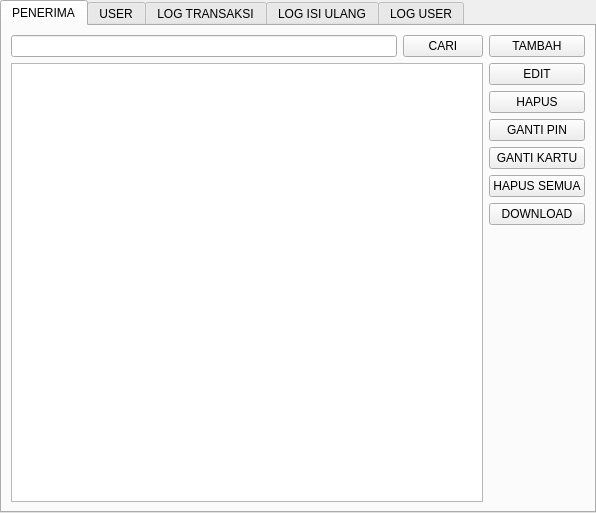
<?xml version="1.0" encoding="UTF-8"?>
<ui version="4.0">
 <class>TabWidget</class>
 <widget class="QTabWidget" name="TabWidget">
  <property name="geometry">
   <rect>
    <x>0</x>
    <y>0</y>
    <width>596</width>
    <height>513</height>
   </rect>
  </property>
  <property name="windowTitle">
   <string>ADMIN ATM BERAS</string>
  </property>
  <property name="currentIndex">
   <number>0</number>
  </property>
  <widget class="QWidget" name="tab">
   <attribute name="title">
    <string>PENERIMA</string>
   </attribute>
   <layout class="QHBoxLayout" name="horizontalLayout_5">
    <item>
     <layout class="QVBoxLayout" name="verticalLayout_4">
      <item>
       <layout class="QHBoxLayout" name="horizontalLayout">
        <item>
         <widget class="QLineEdit" name="cari"/>
        </item>
        <item>
         <widget class="QPushButton" name="cari_warga">
          <property name="text">
           <string>CARI</string>
          </property>
         </widget>
        </item>
       </layout>
      </item>
      <item>
       <widget class="QTableWidget" name="nasabah_list"/>
      </item>
     </layout>
    </item>
    <item>
     <layout class="QVBoxLayout" name="verticalLayout_2">
      <item>
       <widget class="QPushButton" name="tambah_warga_btn">
        <property name="text">
         <string>TAMBAH</string>
        </property>
       </widget>
      </item>
      <item>
       <widget class="QPushButton" name="edit_warga_btn">
        <property name="text">
         <string>EDIT</string>
        </property>
       </widget>
      </item>
      <item>
       <widget class="QPushButton" name="hapus_warga_btn">
        <property name="text">
         <string>HAPUS</string>
        </property>
       </widget>
      </item>
      <item>
       <widget class="QPushButton" name="ganti_pin">
        <property name="text">
         <string>GANTI PIN</string>
        </property>
       </widget>
      </item>
      <item>
       <widget class="QPushButton" name="ganti_kartu">
        <property name="text">
         <string>GANTI KARTU</string>
        </property>
       </widget>
      </item>
      <item>
       <widget class="QPushButton" name="hapus_semua_warga_btn">
        <property name="text">
         <string>HAPUS SEMUA</string>
        </property>
       </widget>
      </item>
      <item>
       <widget class="QPushButton" name="download_warga_btn">
        <property name="text">
         <string>DOWNLOAD</string>
        </property>
       </widget>
      </item>
      <item>
       <spacer name="verticalSpacer">
        <property name="orientation">
         <enum>Qt::Vertical</enum>
        </property>
        <property name="sizeHint" stdset="0">
         <size>
          <width>20</width>
          <height>40</height>
         </size>
        </property>
       </spacer>
      </item>
     </layout>
    </item>
   </layout>
  </widget>
  <widget class="QWidget" name="tab_2">
   <attribute name="title">
    <string>USER</string>
   </attribute>
   <layout class="QHBoxLayout" name="horizontalLayout_4">
    <item>
     <layout class="QVBoxLayout" name="verticalLayout_7">
      <item>
       <layout class="QHBoxLayout" name="horizontalLayout_2">
        <item>
         <widget class="QLineEdit" name="username">
          <property name="placeholderText">
           <string>USERNAME</string>
          </property>
         </widget>
        </item>
        <item>
         <widget class="QLineEdit" name="password">
          <property name="placeholderText">
           <string>PASSWORD</string>
          </property>
         </widget>
        </item>
        <item>
         <widget class="QCheckBox" name="active">
          <property name="text">
           <string>AKTIF</string>
          </property>
         </widget>
        </item>
        <item>
         <widget class="QPushButton" name="save_user_btn">
          <property name="text">
           <string>SIMPAN</string>
          </property>
         </widget>
        </item>
       </layout>
      </item>
      <item>
       <widget class="QTableWidget" name="user_list"/>
      </item>
     </layout>
    </item>
    <item>
     <layout class="QVBoxLayout" name="verticalLayout_3">
      <item>
       <widget class="QPushButton" name="edit_user_btn">
        <property name="text">
         <string>EDIT</string>
        </property>
       </widget>
      </item>
      <item>
       <widget class="QPushButton" name="hapus_user_btn">
        <property name="text">
         <string>HAPUS</string>
        </property>
       </widget>
      </item>
      <item>
       <spacer name="verticalSpacer_2">
        <property name="orientation">
         <enum>Qt::Vertical</enum>
        </property>
        <property name="sizeHint" stdset="0">
         <size>
          <width>20</width>
          <height>40</height>
         </size>
        </property>
       </spacer>
      </item>
     </layout>
    </item>
   </layout>
  </widget>
  <widget class="QWidget" name="tab_3">
   <attribute name="title">
    <string>LOG TRANSAKSI</string>
   </attribute>
   <layout class="QHBoxLayout" name="horizontalLayout_6">
    <item>
     <layout class="QVBoxLayout" name="verticalLayout_5">
      <item>
       <layout class="QHBoxLayout" name="horizontalLayout_3">
        <item>
         <widget class="QLineEdit" name="search_log"/>
        </item>
        <item>
         <widget class="QPushButton" name="pushButton_3">
          <property name="text">
           <string>CARI</string>
          </property>
         </widget>
        </item>
       </layout>
      </item>
      <item>
       <widget class="QTableWidget" name="log_list"/>
      </item>
     </layout>
    </item>
    <item>
     <layout class="QVBoxLayout" name="verticalLayout_6">
      <item>
       <widget class="QPushButton" name="pushButton">
        <property name="text">
         <string>DOWNLOAD LOG</string>
        </property>
       </widget>
      </item>
      <item>
       <widget class="QPushButton" name="pushButton_2">
        <property name="text">
         <string>HAPUS LOG</string>
        </property>
       </widget>
      </item>
      <item>
       <spacer name="verticalSpacer_4">
        <property name="orientation">
         <enum>Qt::Vertical</enum>
        </property>
        <property name="sizeHint" stdset="0">
         <size>
          <width>20</width>
          <height>40</height>
         </size>
        </property>
       </spacer>
      </item>
     </layout>
    </item>
   </layout>
  </widget>
  <widget class="QWidget" name="tab_4">
   <attribute name="title">
    <string>LOG ISI ULANG</string>
   </attribute>
   <layout class="QHBoxLayout" name="horizontalLayout_8">
    <item>
     <layout class="QVBoxLayout" name="verticalLayout">
      <item>
       <layout class="QHBoxLayout" name="horizontalLayout_7">
        <item>
         <widget class="QLineEdit" name="cari_log_isi_ulang"/>
        </item>
        <item>
         <widget class="QPushButton" name="cari_log_isi_ulang_btn">
          <property name="text">
           <string>CARI</string>
          </property>
         </widget>
        </item>
       </layout>
      </item>
      <item>
       <widget class="QTableWidget" name="isi_ulang_log"/>
      </item>
     </layout>
    </item>
    <item>
     <layout class="QVBoxLayout" name="verticalLayout_9">
      <item>
       <widget class="QPushButton" name="download_log_isi_ulang_btn">
        <property name="text">
         <string>DOWNLOAD LOG</string>
        </property>
       </widget>
      </item>
      <item>
       <spacer name="verticalSpacer_3">
        <property name="orientation">
         <enum>Qt::Vertical</enum>
        </property>
        <property name="sizeHint" stdset="0">
         <size>
          <width>20</width>
          <height>40</height>
         </size>
        </property>
       </spacer>
      </item>
     </layout>
    </item>
   </layout>
  </widget>
  <widget class="QWidget" name="tab_5">
   <attribute name="title">
    <string>LOG USER</string>
   </attribute>
   <layout class="QHBoxLayout" name="horizontalLayout_10">
    <item>
     <layout class="QVBoxLayout" name="verticalLayout_8">
      <item>
       <layout class="QHBoxLayout" name="horizontalLayout_9">
        <item>
         <widget class="QLineEdit" name="cari_log_user"/>
        </item>
        <item>
         <widget class="QPushButton" name="cari_log_user_btn">
          <property name="text">
           <string>CARI</string>
          </property>
         </widget>
        </item>
       </layout>
      </item>
      <item>
       <widget class="QTableWidget" name="log_user"/>
      </item>
     </layout>
    </item>
    <item>
     <layout class="QVBoxLayout" name="verticalLayout_10">
      <item>
       <widget class="QPushButton" name="download_log_user_btn">
        <property name="text">
         <string>DOWNLOAD LOG</string>
        </property>
       </widget>
      </item>
      <item>
       <spacer name="verticalSpacer_5">
        <property name="orientation">
         <enum>Qt::Vertical</enum>
        </property>
        <property name="sizeHint" stdset="0">
         <size>
          <width>20</width>
          <height>40</height>
         </size>
        </property>
       </spacer>
      </item>
     </layout>
    </item>
   </layout>
  </widget>
 </widget>
 <resources/>
 <connections/>
</ui>
